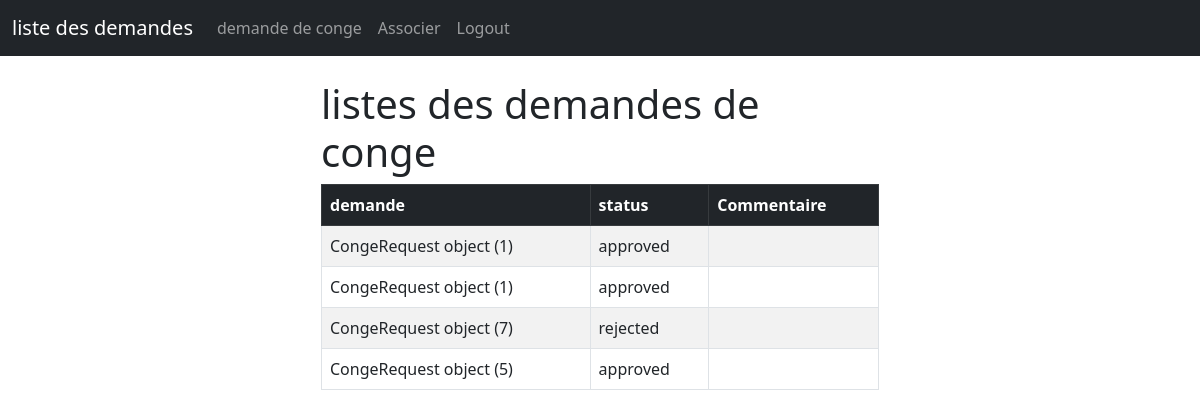
The app's page /chef/ (signed in), older data.
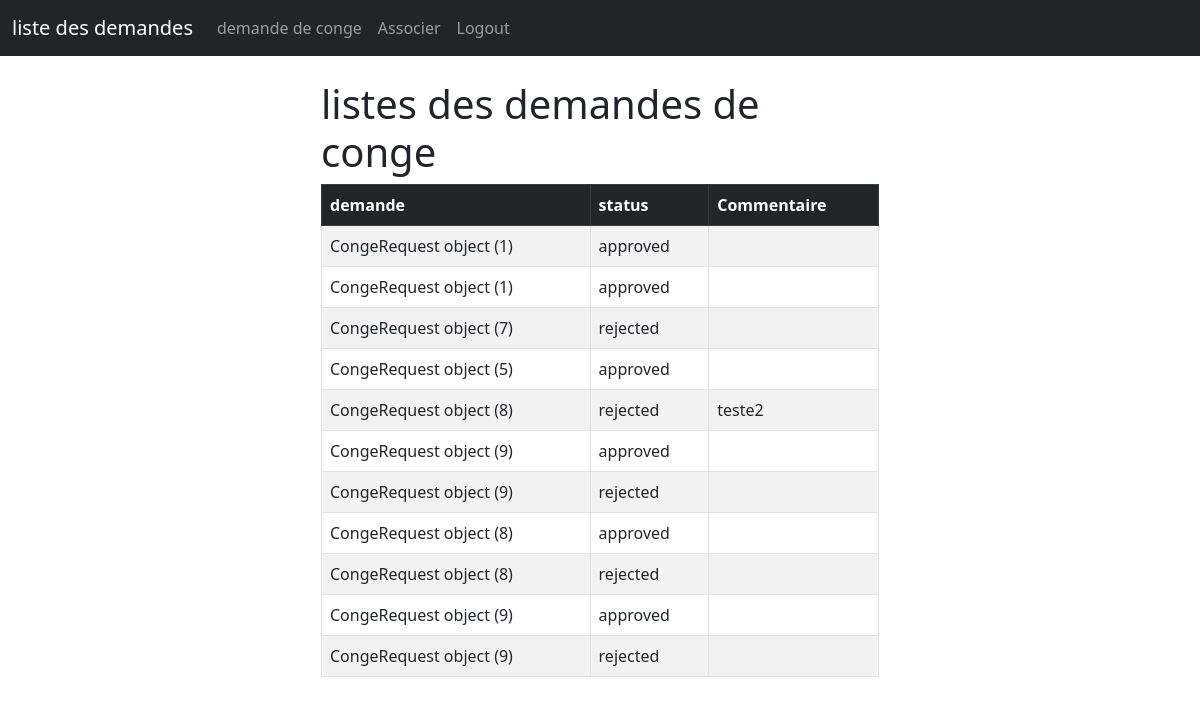
The same page, newer data.
### conge/models.py (models this page shows)
class ChefResponse(models.Model):
    request = models.ForeignKey(CongeRequest, on_delete=models.CASCADE)
    response = models.CharField(max_length=20, choices=[('approved', 'Approuvé'), ('rejected', 'Rejeté')])
    comments = models.TextField(blank=True)

class CongeRequest(models.Model):
    user = models.ForeignKey(User, on_delete=models.CASCADE)
    motif = models.CharField(max_length=200)
    date_depart = models.DateField()
    date_arrivee = models.DateField()
    status = models.CharField(max_length=20, choices=[('pending', 'En attente'), ('approved', 'Approuvé'), ('rejected', 'Rejeté')], default='pending')

### conge/views.py (the view)
# urls.py: path('chef/', views.chef, name='chef'),
def chef(request):
    chefresponses = ChefResponse.objects.all()
    if request.method == 'POST':
        username = request.POST['username']
        password = request.POST['password']
        user = authenticate(request, username=username, password=password)
        if user is not None:
            login(request, user)
            messages.success(request, "Vous avez été connecté")
            return redirect('chef')
        else:
            messages.success(request, "une erreur s'est produite lors de la connexion, veuillez réessayer...")
            return redirect('chef')
    else:
        return render(request, 'chef.html', {'chefresponses':chefresponses})

### conge/templates/chef.html (shortened to what this page needs)
{% extends 'base.html'%}
{% block content%}
        <div class="col-md-6 offset-md-3">
        {% if user.is_authenticated %}
        <h1>listes des demandes de conge</h1>
            <table class="table table-striped table-hover table-bordered">
                <thead class="table-dark">
                <tr>
                    <th scope="col">demande</th>
                    <th scope="col">status</th>
                    <th scope="col">Commentaire </th>
                </tr>
                </thead>
                <tbody>
                    {% if chefresponses %}
                    {% for chefresponse in chefresponses %}
                    <tr>
                    <td>{{ chefresponse.request }} </td>
                    <td> {{ chefresponse.response }}</td>
                    <td>{{ chefresponse.comments }}</td>
                </tr>
                    {% endfor %}
                {% endif %}
                </tbody>
            </table>
{% endif %}
{% endblock %}

Row changes from the older to the newer data that the page shows:
added ChefResponse: request "CongeRequest object (8)", response "rejected", comments "teste2"
added ChefResponse: request "CongeRequest object (9)", response "approved"
added ChefResponse: request "CongeRequest object (9)", response "rejected"
added ChefResponse: request "CongeRequest object (8)", response "approved"
added ChefResponse: request "CongeRequest object (8)", response "rejected"
added ChefResponse: request "CongeRequest object (9)", response "approved"
added ChefResponse: request "CongeRequest object (9)", response "rejected"
